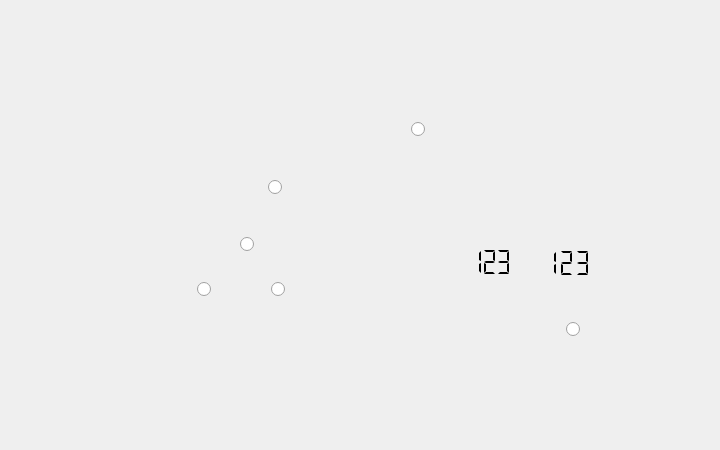
<?xml version="1.0" encoding="UTF-8"?>
<ui version="4.0">
 <class>Frame</class>
 <widget class="QFrame" name="Frame">
  <property name="geometry">
   <rect>
    <x>0</x>
    <y>0</y>
    <width>720</width>
    <height>450</height>
   </rect>
  </property>
  <property name="windowTitle">
   <string>Frame</string>
  </property>
  <widget class="QRadioButton" name="he_output_lcd_2">
   <property name="geometry">
    <rect>
     <x>565</x>
     <y>320</y>
     <width>16</width>
     <height>16</height>
    </rect>
   </property>
   <property name="styleSheet">
    <string notr="true">QRadioButton
{
	color: red;
}
QRadioButton:indicator:checked
{
	image: url(:/Mnemoscheme/greenlamp.svg);
	width: 15px;
	height: 15px;
}
QRadioButton:indicator:unchecked
{
	image: url(:/Mnemoscheme/redlamp.svg);
	width: 15px;
	height: 15px;
}
</string>
   </property>
   <property name="text">
    <string/>
   </property>
   <property name="iconSize">
    <size>
     <width>50</width>
     <height>50</height>
    </size>
   </property>
   <property name="checkable">
    <bool>false</bool>
   </property>
   <property name="checked">
    <bool>false</bool>
   </property>
  </widget>
  <widget class="QRadioButton" name="he_output_lcd">
   <property name="geometry">
    <rect>
     <x>270</x>
     <y>280</y>
     <width>16</width>
     <height>16</height>
    </rect>
   </property>
   <property name="styleSheet">
    <string notr="true">QRadioButton
{
	color: red;
}
QRadioButton:indicator:checked
{
	image: url(:/Mnemoscheme/greenlamp.svg);
	width: 15px;
	height: 15px;
}
QRadioButton:indicator:unchecked
{
	image: url(:/Mnemoscheme/redlamp.svg);
	width: 15px;
	height: 15px;
}
</string>
   </property>
   <property name="text">
    <string/>
   </property>
   <property name="iconSize">
    <size>
     <width>50</width>
     <height>50</height>
    </size>
   </property>
   <property name="checkable">
    <bool>false</bool>
   </property>
   <property name="checked">
    <bool>false</bool>
   </property>
  </widget>
  <widget class="QLCDNumber" name="pres_lcd">
   <property name="geometry">
    <rect>
     <x>528</x>
     <y>248</y>
     <width>81</width>
     <height>30</height>
    </rect>
   </property>
   <property name="layoutDirection">
    <enum>Qt::LeftToRight</enum>
   </property>
   <property name="frameShape">
    <enum>QFrame::NoFrame</enum>
   </property>
   <property name="frameShadow">
    <enum>QFrame::Raised</enum>
   </property>
   <property name="smallDecimalPoint">
    <bool>true</bool>
   </property>
   <property name="digitCount">
    <number>3</number>
   </property>
   <property name="mode">
    <enum>QLCDNumber::Dec</enum>
   </property>
   <property name="segmentStyle">
    <enum>QLCDNumber::Flat</enum>
   </property>
   <property name="value" stdset="0">
    <double>123.000000000000000</double>
   </property>
   <property name="intValue" stdset="0">
    <number>123</number>
   </property>
  </widget>
  <widget class="QRadioButton" name="co2_output_lcd">
   <property name="geometry">
    <rect>
     <x>410</x>
     <y>120</y>
     <width>16</width>
     <height>16</height>
    </rect>
   </property>
   <property name="styleSheet">
    <string notr="true">QRadioButton
{
	color: red;
}
QRadioButton:indicator:checked
{
	image: url(:/Mnemoscheme/greenlamp.svg);
	width: 15px;
	height: 15px;
}
QRadioButton:indicator:unchecked
{
	image: url(:/Mnemoscheme/redlamp.svg);
	width: 15px;
	height: 15px;
}
</string>
   </property>
   <property name="text">
    <string/>
   </property>
   <property name="iconSize">
    <size>
     <width>50</width>
     <height>50</height>
    </size>
   </property>
   <property name="checkable">
    <bool>false</bool>
   </property>
   <property name="checked">
    <bool>false</bool>
   </property>
  </widget>
  <widget class="QRadioButton" name="input_valve_led">
   <property name="geometry">
    <rect>
     <x>267</x>
     <y>178</y>
     <width>16</width>
     <height>16</height>
    </rect>
   </property>
   <property name="styleSheet">
    <string notr="true">QRadioButton
{
	color: red;
}
QRadioButton:indicator:checked
{
	image: url(:/Mnemoscheme/greenlamp.svg);
	width: 15px;
	height: 15px;
}
QRadioButton:indicator:unchecked
{
	image: url(:/Mnemoscheme/redlamp.svg);
	width: 15px;
	height: 15px;
}
</string>
   </property>
   <property name="text">
    <string/>
   </property>
   <property name="iconSize">
    <size>
     <width>50</width>
     <height>50</height>
    </size>
   </property>
   <property name="checkable">
    <bool>false</bool>
   </property>
   <property name="checked">
    <bool>false</bool>
   </property>
  </widget>
  <widget class="QLCDNumber" name="temp_lcd">
   <property name="geometry">
    <rect>
     <x>450</x>
     <y>247</y>
     <width>81</width>
     <height>30</height>
    </rect>
   </property>
   <property name="layoutDirection">
    <enum>Qt::LeftToRight</enum>
   </property>
   <property name="frameShape">
    <enum>QFrame::NoFrame</enum>
   </property>
   <property name="frameShadow">
    <enum>QFrame::Raised</enum>
   </property>
   <property name="smallDecimalPoint">
    <bool>false</bool>
   </property>
   <property name="digitCount">
    <number>3</number>
   </property>
   <property name="mode">
    <enum>QLCDNumber::Dec</enum>
   </property>
   <property name="segmentStyle">
    <enum>QLCDNumber::Flat</enum>
   </property>
   <property name="value" stdset="0">
    <double>123.000000000000000</double>
   </property>
   <property name="intValue" stdset="0">
    <number>123</number>
   </property>
  </widget>
  <widget class="QRadioButton" name="he_pump_lcd">
   <property name="geometry">
    <rect>
     <x>196</x>
     <y>280</y>
     <width>16</width>
     <height>16</height>
    </rect>
   </property>
   <property name="styleSheet">
    <string notr="true">QRadioButton
{
	color: red;
}
QRadioButton:indicator:checked
{
	image: url(:/Mnemoscheme/greenlamp.svg);
	width: 15px;
	height: 15px;
}
QRadioButton:indicator:unchecked
{
	image: url(:/Mnemoscheme/redlamp.svg);
	width: 15px;
	height: 15px;
}
</string>
   </property>
   <property name="text">
    <string/>
   </property>
   <property name="iconSize">
    <size>
     <width>50</width>
     <height>50</height>
    </size>
   </property>
   <property name="checkable">
    <bool>false</bool>
   </property>
   <property name="checked">
    <bool>false</bool>
   </property>
  </widget>
  <widget class="QRadioButton" name="he_input_lcd">
   <property name="geometry">
    <rect>
     <x>239</x>
     <y>235</y>
     <width>16</width>
     <height>16</height>
    </rect>
   </property>
   <property name="styleSheet">
    <string notr="true">QRadioButton
{
	color: red;
}
QRadioButton:indicator:checked
{
	image: url(:/Mnemoscheme/greenlamp.svg);
	width: 15px;
	height: 15px;
}
QRadioButton:indicator:unchecked
{
	image: url(:/Mnemoscheme/redlamp.svg);
	width: 15px;
	height: 15px;
}
</string>
   </property>
   <property name="text">
    <string/>
   </property>
   <property name="iconSize">
    <size>
     <width>50</width>
     <height>50</height>
    </size>
   </property>
   <property name="checkable">
    <bool>false</bool>
   </property>
   <property name="checked">
    <bool>false</bool>
   </property>
  </widget>
  <widget class="QLabel" name="mnemoscheme">
   <property name="geometry">
    <rect>
     <x>0</x>
     <y>0</y>
     <width>720</width>
     <height>450</height>
    </rect>
   </property>
   <property name="text">
    <string/>
   </property>
   <property name="textFormat">
    <enum>Qt::RichText</enum>
   </property>
   <property name="pixmap">
    <pixmap resource="../GUI/1234.qrc">:/Mnemoscheme/бб.svg</pixmap>
   </property>
   <property name="scaledContents">
    <bool>true</bool>
   </property>
   <property name="alignment">
    <set>Qt::AlignCenter</set>
   </property>
   <property name="wordWrap">
    <bool>false</bool>
   </property>
   <property name="margin">
    <number>50</number>
   </property>
  </widget>
 </widget>
 <resources>
  <include location="../GUI/1234.qrc"/>
  <include location="C:/Users/89151/AppData/Local/JetBrains/Toolbox/apps/PyCharm-C/ch-0/241.14494.241/jbr/GUI/1234.qrc"/>
 </resources>
 <connections/>
</ui>
